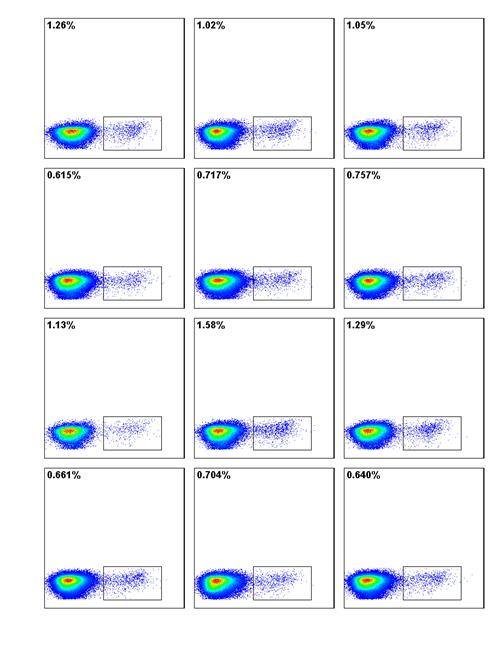
#> input picture image_process/images/cellflow.jpg, 503 x 661 px
$ python image_crop.py
#> lines starting #> are read from the running program, lines starting #| are printed output that depends on the picture
from PIL import Image
import numpy as np

image=Image.open('./images/cellflow.jpg')
#> image is the input picture: PIL image 503x661 RGB; mean R, G, B 236.9, 240, 245.9
image.load()

image_data = np.asarray(image)
image_data_bw = image_data.max(axis=2)
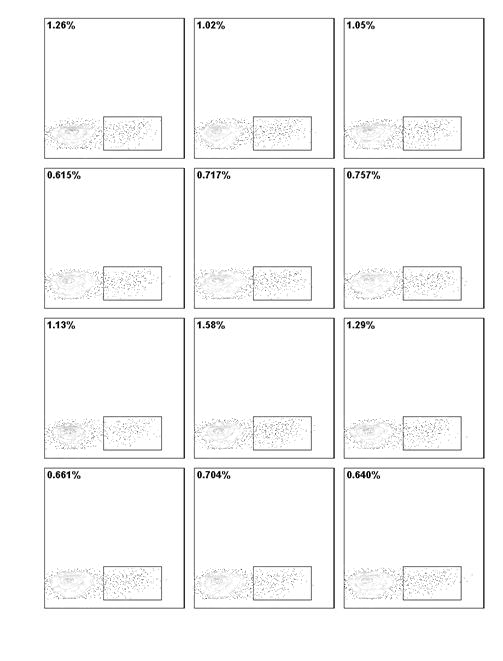
#> image_data_bw: shape (661, 503); min 0, max 255, mean 247.6
non_empty_columns = np.where(image_data_bw.min(axis=0)<255)[0]
#> non_empty_columns = 448 values from 40 to 487
non_empty_rows = np.where(image_data_bw.min(axis=1)<255)[0]
#> non_empty_rows = 600 values from 16 to 615
cropBox = (min(non_empty_rows) - 4, max(non_empty_rows) - 6, min(non_empty_columns), max(non_empty_columns) + 4)
#> cropBox = (12, 609, 40, 491)

image_data_new = image_data[cropBox[0]:cropBox[1], cropBox[2]:cropBox[3], :]
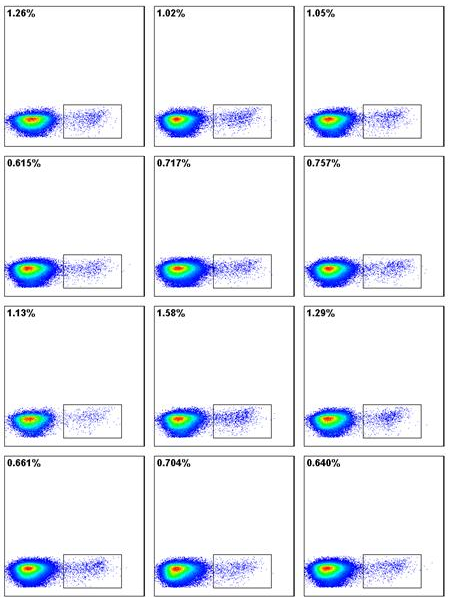
#> image_data_new: shape (597, 451, 3); mean R, G, B 232.7, 236.5, 243.8

new_image = Image.fromarray(image_data_new)
new_image.save('./images/cellflow_cropped_border.jpg')


# imageBox = image.getbbox()
# cropped=image.crop(imageBox)
# cropped.save('./images/cropped2.png')
